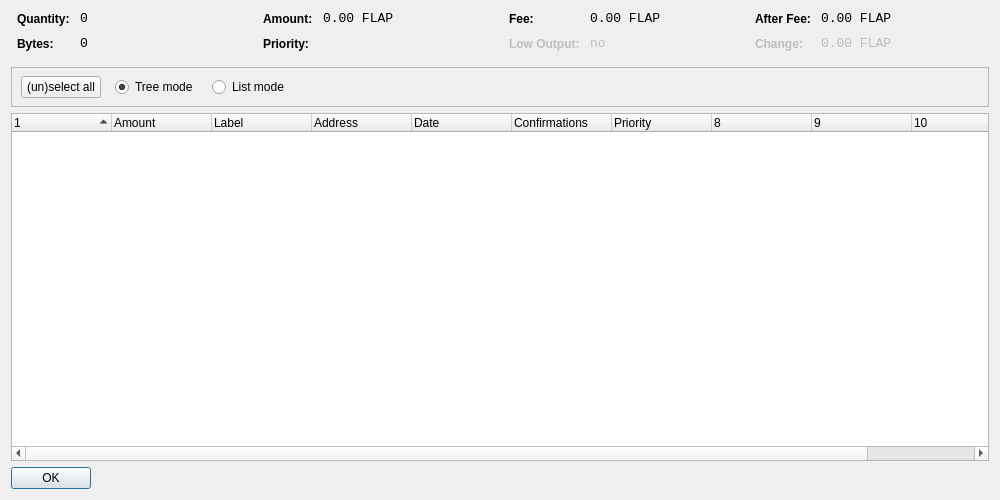
<?xml version="1.0" encoding="UTF-8"?>
<ui version="4.0">
 <class>CoinControlDialog</class>
 <widget class="QDialog" name="CoinControlDialog">
  <property name="geometry">
   <rect>
    <x>0</x>
    <y>0</y>
    <width>1000</width>
    <height>500</height>
   </rect>
  </property>
  <property name="windowTitle">
   <string>Coin Control</string>
  </property>
  <layout class="QVBoxLayout" name="verticalLayout">
   <item>
    <layout class="QHBoxLayout" name="horizontalLayoutTop" stretch="0,0,0,0">
     <property name="topMargin">
      <number>0</number>
     </property>
     <property name="bottomMargin">
      <number>10</number>
     </property>
     <item>
      <layout class="QFormLayout" name="formLayoutCoinControl1">
       <property name="horizontalSpacing">
        <number>10</number>
       </property>
       <property name="verticalSpacing">
        <number>10</number>
       </property>
       <property name="leftMargin">
        <number>6</number>
       </property>
       <property name="rightMargin">
        <number>6</number>
       </property>
       <item row="0" column="0">
        <widget class="QLabel" name="labelCoinControlQuantityText">
         <property name="styleSheet">
          <string notr="true">font-weight:bold;</string>
         </property>
         <property name="text">
          <string>Quantity:</string>
         </property>
        </widget>
       </item>
       <item row="0" column="1">
        <widget class="QLabel" name="labelCoinControlQuantity">
         <property name="font">
          <font>
           <family>Monospace</family>
           <pointsize>10</pointsize>
          </font>
         </property>
         <property name="cursor">
          <cursorShape>IBeamCursor</cursorShape>
         </property>
         <property name="contextMenuPolicy">
          <enum>Qt::ActionsContextMenu</enum>
         </property>
         <property name="text">
          <string>0</string>
         </property>
         <property name="textInteractionFlags">
          <set>Qt::LinksAccessibleByMouse|Qt::TextSelectableByKeyboard|Qt::TextSelectableByMouse</set>
         </property>
        </widget>
       </item>
       <item row="1" column="0">
        <widget class="QLabel" name="labelCoinControlBytesText">
         <property name="styleSheet">
          <string notr="true">font-weight:bold;</string>
         </property>
         <property name="text">
          <string>Bytes:</string>
         </property>
        </widget>
       </item>
       <item row="1" column="1">
        <widget class="QLabel" name="labelCoinControlBytes">
         <property name="font">
          <font>
           <family>Monospace</family>
           <pointsize>10</pointsize>
          </font>
         </property>
         <property name="cursor">
          <cursorShape>IBeamCursor</cursorShape>
         </property>
         <property name="contextMenuPolicy">
          <enum>Qt::ActionsContextMenu</enum>
         </property>
         <property name="text">
          <string>0</string>
         </property>
         <property name="textInteractionFlags">
          <set>Qt::LinksAccessibleByMouse|Qt::TextSelectableByKeyboard|Qt::TextSelectableByMouse</set>
         </property>
        </widget>
       </item>
      </layout>
     </item>
     <item>
      <layout class="QFormLayout" name="formLayoutCoinControl2">
       <property name="horizontalSpacing">
        <number>10</number>
       </property>
       <property name="verticalSpacing">
        <number>10</number>
       </property>
       <property name="leftMargin">
        <number>6</number>
       </property>
       <property name="rightMargin">
        <number>6</number>
       </property>
       <item row="0" column="0">
        <widget class="QLabel" name="labelCoinControlAmountText">
         <property name="styleSheet">
          <string notr="true">font-weight:bold;</string>
         </property>
         <property name="text">
          <string>Amount:</string>
         </property>
        </widget>
       </item>
       <item row="0" column="1">
        <widget class="QLabel" name="labelCoinControlAmount">
         <property name="font">
          <font>
           <family>Monospace</family>
           <pointsize>10</pointsize>
          </font>
         </property>
         <property name="cursor">
          <cursorShape>IBeamCursor</cursorShape>
         </property>
         <property name="contextMenuPolicy">
          <enum>Qt::ActionsContextMenu</enum>
         </property>
         <property name="text">
          <string>0.00 FLAP</string>
         </property>
         <property name="textInteractionFlags">
          <set>Qt::LinksAccessibleByMouse|Qt::TextSelectableByKeyboard|Qt::TextSelectableByMouse</set>
         </property>
        </widget>
       </item>
       <item row="1" column="0">
        <widget class="QLabel" name="labelCoinControlPriorityText">
         <property name="styleSheet">
          <string notr="true">font-weight:bold;</string>
         </property>
         <property name="text">
          <string>Priority:</string>
         </property>
        </widget>
       </item>
       <item row="1" column="1">
        <widget class="QLabel" name="labelCoinControlPriority">
         <property name="font">
          <font>
           <family>Monospace</family>
           <pointsize>10</pointsize>
          </font>
         </property>
         <property name="cursor">
          <cursorShape>IBeamCursor</cursorShape>
         </property>
         <property name="contextMenuPolicy">
          <enum>Qt::ActionsContextMenu</enum>
         </property>
         <property name="text">
          <string/>
         </property>
         <property name="textInteractionFlags">
          <set>Qt::LinksAccessibleByMouse|Qt::TextSelectableByKeyboard|Qt::TextSelectableByMouse</set>
         </property>
        </widget>
       </item>
      </layout>
     </item>
     <item>
      <layout class="QFormLayout" name="formLayoutCoinControl3">
       <property name="horizontalSpacing">
        <number>10</number>
       </property>
       <property name="verticalSpacing">
        <number>10</number>
       </property>
       <property name="leftMargin">
        <number>6</number>
       </property>
       <property name="rightMargin">
        <number>6</number>
       </property>
       <item row="0" column="0">
        <widget class="QLabel" name="labelCoinControlFeeText">
         <property name="styleSheet">
          <string notr="true">font-weight:bold;</string>
         </property>
         <property name="text">
          <string>Fee:</string>
         </property>
        </widget>
       </item>
       <item row="0" column="1">
        <widget class="QLabel" name="labelCoinControlFee">
         <property name="font">
          <font>
           <family>Monospace</family>
           <pointsize>10</pointsize>
          </font>
         </property>
         <property name="cursor">
          <cursorShape>IBeamCursor</cursorShape>
         </property>
         <property name="contextMenuPolicy">
          <enum>Qt::ActionsContextMenu</enum>
         </property>
         <property name="text">
          <string>0.00 FLAP</string>
         </property>
         <property name="textInteractionFlags">
          <set>Qt::LinksAccessibleByMouse|Qt::TextSelectableByKeyboard|Qt::TextSelectableByMouse</set>
         </property>
        </widget>
       </item>
       <item row="1" column="0">
        <widget class="QLabel" name="labelCoinControlLowOutputText">
         <property name="enabled">
          <bool>false</bool>
         </property>
         <property name="styleSheet">
          <string notr="true">font-weight:bold;</string>
         </property>
         <property name="text">
          <string>Low Output:</string>
         </property>
        </widget>
       </item>
       <item row="1" column="1">
        <widget class="QLabel" name="labelCoinControlLowOutput">
         <property name="enabled">
          <bool>false</bool>
         </property>
         <property name="font">
          <font>
           <family>Monospace</family>
           <pointsize>10</pointsize>
          </font>
         </property>
         <property name="cursor">
          <cursorShape>IBeamCursor</cursorShape>
         </property>
         <property name="contextMenuPolicy">
          <enum>Qt::ActionsContextMenu</enum>
         </property>
         <property name="text">
          <string>no</string>
         </property>
         <property name="textInteractionFlags">
          <set>Qt::LinksAccessibleByMouse|Qt::TextSelectableByKeyboard|Qt::TextSelectableByMouse</set>
         </property>
        </widget>
       </item>
      </layout>
     </item>
     <item>
      <layout class="QFormLayout" name="formLayoutCoinControl4">
       <property name="horizontalSpacing">
        <number>10</number>
       </property>
       <property name="verticalSpacing">
        <number>10</number>
       </property>
       <property name="leftMargin">
        <number>6</number>
       </property>
       <property name="rightMargin">
        <number>6</number>
       </property>
       <item row="0" column="0">
        <widget class="QLabel" name="labelCoinControlAfterFeeText">
         <property name="styleSheet">
          <string notr="true">font-weight:bold;</string>
         </property>
         <property name="text">
          <string>After Fee:</string>
         </property>
        </widget>
       </item>
       <item row="0" column="1">
        <widget class="QLabel" name="labelCoinControlAfterFee">
         <property name="font">
          <font>
           <family>Monospace</family>
           <pointsize>10</pointsize>
          </font>
         </property>
         <property name="cursor">
          <cursorShape>IBeamCursor</cursorShape>
         </property>
         <property name="contextMenuPolicy">
          <enum>Qt::ActionsContextMenu</enum>
         </property>
         <property name="text">
          <string>0.00 FLAP</string>
         </property>
         <property name="textInteractionFlags">
          <set>Qt::LinksAccessibleByMouse|Qt::TextSelectableByKeyboard|Qt::TextSelectableByMouse</set>
         </property>
        </widget>
       </item>
       <item row="1" column="0">
        <widget class="QLabel" name="labelCoinControlChangeText">
         <property name="enabled">
          <bool>false</bool>
         </property>
         <property name="styleSheet">
          <string notr="true">font-weight:bold;</string>
         </property>
         <property name="text">
          <string>Change:</string>
         </property>
        </widget>
       </item>
       <item row="1" column="1">
        <widget class="QLabel" name="labelCoinControlChange">
         <property name="enabled">
          <bool>false</bool>
         </property>
         <property name="font">
          <font>
           <family>Monospace</family>
           <pointsize>10</pointsize>
          </font>
         </property>
         <property name="cursor">
          <cursorShape>IBeamCursor</cursorShape>
         </property>
         <property name="contextMenuPolicy">
          <enum>Qt::ActionsContextMenu</enum>
         </property>
         <property name="text">
          <string>0.00 FLAP</string>
         </property>
         <property name="textInteractionFlags">
          <set>Qt::LinksAccessibleByMouse|Qt::TextSelectableByKeyboard|Qt::TextSelectableByMouse</set>
         </property>
        </widget>
       </item>
      </layout>
     </item>
    </layout>
   </item>
   <item>
    <widget class="QFrame" name="frame">
     <property name="minimumSize">
      <size>
       <width>0</width>
       <height>40</height>
      </size>
     </property>
     <property name="frameShape">
      <enum>QFrame::StyledPanel</enum>
     </property>
     <property name="frameShadow">
      <enum>QFrame::Sunken</enum>
     </property>
     <widget class="QWidget" name="horizontalLayoutWidget">
      <property name="geometry">
       <rect>
        <x>10</x>
        <y>0</y>
        <width>781</width>
        <height>41</height>
       </rect>
      </property>
      <layout class="QHBoxLayout" name="horizontalLayoutPanel" stretch="0,0,0,0,0">
       <property name="spacing">
        <number>14</number>
       </property>
       <item>
        <widget class="QPushButton" name="pushButtonSelectAll">
         <property name="sizePolicy">
          <sizepolicy hsizetype="Maximum" vsizetype="Fixed">
           <horstretch>0</horstretch>
           <verstretch>0</verstretch>
          </sizepolicy>
         </property>
         <property name="text">
          <string>(un)select all</string>
         </property>
        </widget>
       </item>
       <item>
        <widget class="QRadioButton" name="radioTreeMode">
         <property name="sizePolicy">
          <sizepolicy hsizetype="Maximum" vsizetype="Fixed">
           <horstretch>0</horstretch>
           <verstretch>0</verstretch>
          </sizepolicy>
         </property>
         <property name="text">
          <string>Tree mode</string>
         </property>
         <property name="checked">
          <bool>true</bool>
         </property>
        </widget>
       </item>
       <item>
        <widget class="QRadioButton" name="radioListMode">
         <property name="sizePolicy">
          <sizepolicy hsizetype="Maximum" vsizetype="Fixed">
           <horstretch>0</horstretch>
           <verstretch>0</verstretch>
          </sizepolicy>
         </property>
         <property name="text">
          <string>List mode</string>
         </property>
        </widget>
       </item>
       <item>
        <spacer name="horizontalSpacer">
         <property name="orientation">
          <enum>Qt::Horizontal</enum>
         </property>
         <property name="sizeHint" stdset="0">
          <size>
           <width>40</width>
           <height>20</height>
          </size>
         </property>
        </spacer>
       </item>
      </layout>
     </widget>
    </widget>
   </item>
   <item>
    <widget class="CoinControlTreeWidget" name="treeWidget">
     <property name="contextMenuPolicy">
      <enum>Qt::CustomContextMenu</enum>
     </property>
     <property name="sortingEnabled">
      <bool>false</bool>
     </property>
     <property name="columnCount">
      <number>11</number>
     </property>
     <attribute name="headerShowSortIndicator" stdset="0">
      <bool>true</bool>
     </attribute>
     <attribute name="headerStretchLastSection">
      <bool>false</bool>
     </attribute>
     <column>
      <property name="text">
       <string/>
      </property>
     </column>
     <column>
      <property name="text">
       <string>Amount</string>
      </property>
     </column>
     <column>
      <property name="text">
       <string>Label</string>
      </property>
     </column>
     <column>
      <property name="text">
       <string>Address</string>
      </property>
     </column>
     <column>
      <property name="text">
       <string>Date</string>
      </property>
     </column>
     <column>
      <property name="text">
       <string>Confirmations</string>
      </property>
      <property name="toolTip">
       <string>Confirmed</string>
      </property>
     </column>
     <column>
      <property name="text">
       <string>Priority</string>
      </property>
     </column>
     <column>
      <property name="text">
       <string/>
      </property>
     </column>
     <column>
      <property name="text">
       <string/>
      </property>
     </column>
     <column>
      <property name="text">
       <string/>
      </property>
     </column>
     <column>
      <property name="text">
       <string/>
      </property>
     </column>
    </widget>
   </item>
   <item>
    <widget class="QDialogButtonBox" name="buttonBox">
     <property name="sizePolicy">
      <sizepolicy hsizetype="Maximum" vsizetype="Fixed">
       <horstretch>0</horstretch>
       <verstretch>0</verstretch>
      </sizepolicy>
     </property>
     <property name="orientation">
      <enum>Qt::Horizontal</enum>
     </property>
     <property name="standardButtons">
      <set>QDialogButtonBox::Ok</set>
     </property>
    </widget>
   </item>
  </layout>
 </widget>
 <customwidgets>
  <customwidget>
   <class>CoinControlTreeWidget</class>
   <extends>QTreeWidget</extends>
   <header>coincontroltreewidget.h</header>
  </customwidget>
 </customwidgets>
 <resources/>
 <connections/>
</ui>
